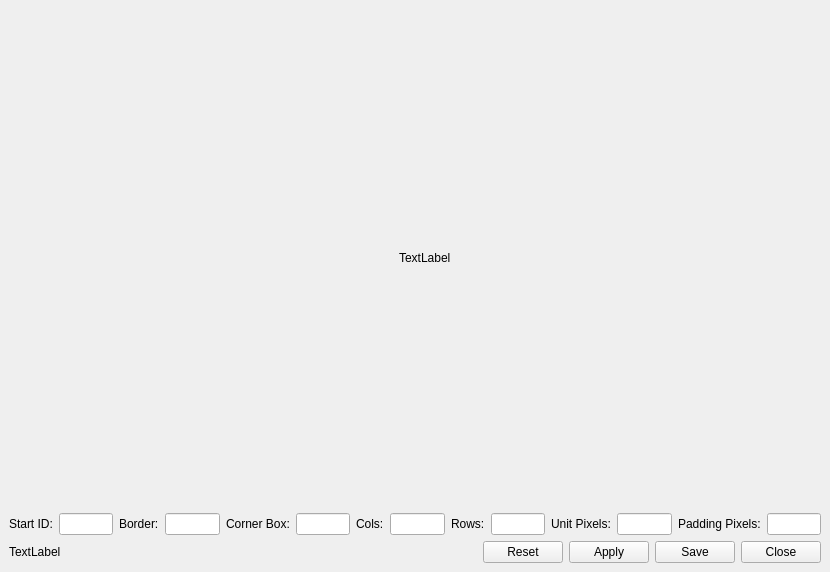
<?xml version="1.0" encoding="UTF-8"?>
<ui version="4.0">
 <class>MainWindow</class>
 <widget class="QMainWindow" name="MainWindow">
  <property name="geometry">
   <rect>
    <x>0</x>
    <y>0</y>
    <width>830</width>
    <height>572</height>
   </rect>
  </property>
  <property name="windowTitle">
   <string>AprilTagGenerator</string>
  </property>
  <widget class="QWidget" name="centralwidget">
   <layout class="QVBoxLayout" name="verticalLayout">
    <item>
     <layout class="QHBoxLayout" name="horizontalLayout_2">
      <item>
       <spacer name="verticalSpacer">
        <property name="orientation">
         <enum>Qt::Vertical</enum>
        </property>
        <property name="sizeHint" stdset="0">
         <size>
          <width>20</width>
          <height>40</height>
         </size>
        </property>
       </spacer>
      </item>
      <item>
       <spacer name="horizontalSpacer">
        <property name="orientation">
         <enum>Qt::Horizontal</enum>
        </property>
        <property name="sizeHint" stdset="0">
         <size>
          <width>40</width>
          <height>20</height>
         </size>
        </property>
       </spacer>
      </item>
      <item>
       <widget class="QLabel" name="label">
        <property name="text">
         <string>TextLabel</string>
        </property>
       </widget>
      </item>
      <item>
       <spacer name="horizontalSpacer_2">
        <property name="orientation">
         <enum>Qt::Horizontal</enum>
        </property>
        <property name="sizeHint" stdset="0">
         <size>
          <width>40</width>
          <height>20</height>
         </size>
        </property>
       </spacer>
      </item>
     </layout>
    </item>
    <item>
     <layout class="QHBoxLayout" name="horizontalLayout">
      <item>
       <widget class="QLabel" name="label_ID">
        <property name="text">
         <string>Start ID:</string>
        </property>
       </widget>
      </item>
      <item>
       <widget class="QLineEdit" name="lineEdit_ID">
        <property name="maxLength">
         <number>5</number>
        </property>
       </widget>
      </item>
      <item>
       <widget class="QLabel" name="label_Border">
        <property name="text">
         <string>Border:</string>
        </property>
       </widget>
      </item>
      <item>
       <widget class="QLineEdit" name="lineEdit_Border"/>
      </item>
      <item>
       <widget class="QLabel" name="label_CornerBox">
        <property name="text">
         <string>Corner Box:</string>
        </property>
       </widget>
      </item>
      <item>
       <widget class="QLineEdit" name="lineEdit_CornerBox"/>
      </item>
      <item>
       <widget class="QLabel" name="label_Cols">
        <property name="text">
         <string>Cols:</string>
        </property>
       </widget>
      </item>
      <item>
       <widget class="QLineEdit" name="lineEdit_Cols"/>
      </item>
      <item>
       <widget class="QLabel" name="label_Rows">
        <property name="text">
         <string>Rows:</string>
        </property>
       </widget>
      </item>
      <item>
       <widget class="QLineEdit" name="lineEdit_Rows"/>
      </item>
      <item>
       <widget class="QLabel" name="label_UnitPixels">
        <property name="text">
         <string>Unit Pixels:</string>
        </property>
       </widget>
      </item>
      <item>
       <widget class="QLineEdit" name="lineEdit_UnitPixels"/>
      </item>
      <item>
       <widget class="QLabel" name="label_Padding">
        <property name="text">
         <string>Padding Pixels:</string>
        </property>
       </widget>
      </item>
      <item>
       <widget class="QLineEdit" name="lineEdit_Padding"/>
      </item>
     </layout>
    </item>
    <item>
     <layout class="QHBoxLayout" name="horizontalLayout_3">
      <item>
       <widget class="QLabel" name="label_status">
        <property name="text">
         <string>TextLabel</string>
        </property>
       </widget>
      </item>
      <item>
       <spacer name="horizontalSpacer_3">
        <property name="orientation">
         <enum>Qt::Horizontal</enum>
        </property>
        <property name="sizeHint" stdset="0">
         <size>
          <width>40</width>
          <height>20</height>
         </size>
        </property>
       </spacer>
      </item>
      <item>
       <widget class="QPushButton" name="pushButtonReset">
        <property name="text">
         <string>Reset</string>
        </property>
       </widget>
      </item>
      <item>
       <widget class="QPushButton" name="pushButtonApply">
        <property name="text">
         <string>Apply</string>
        </property>
       </widget>
      </item>
      <item>
       <widget class="QPushButton" name="pushButtonSave">
        <property name="text">
         <string>Save</string>
        </property>
       </widget>
      </item>
      <item>
       <widget class="QPushButton" name="pushButtonClose">
        <property name="text">
         <string>Close</string>
        </property>
       </widget>
      </item>
     </layout>
    </item>
   </layout>
  </widget>
 </widget>
 <resources/>
 <connections/>
</ui>
